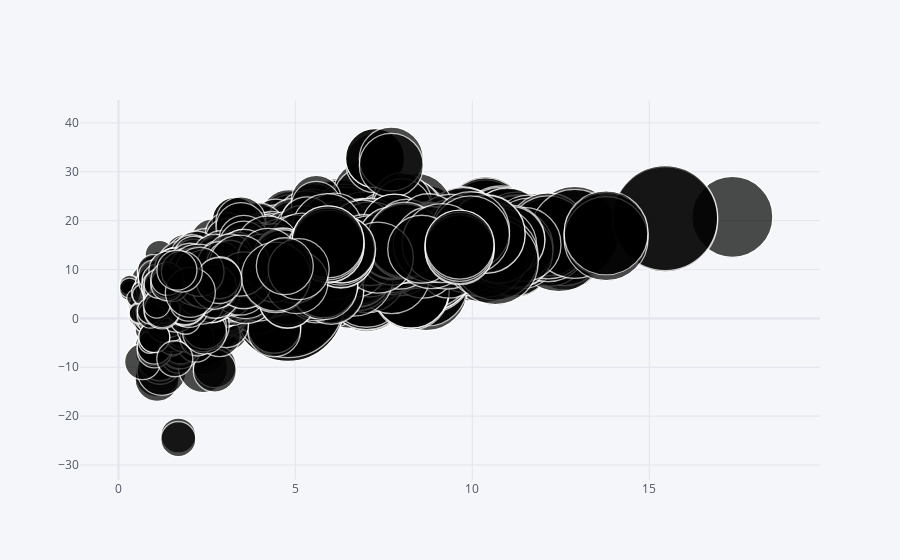

Write notebook code for a chart like this one.
### Code cell
df.iplot(kind = 'bubble', x = 'price_book_ratio', y ='fund_return_10years',size ='price_earnings_ratio')

### Figure 1 — Plotly figure (JSON) as saved in the notebook; plotly's stock layout.template omitted (floating-point values rounded to 4 significant figures; data arrays with more than 128 entries replaced by an {"elided": "..."} marker saying what was removed)
{"data": [{"marker": {"color": ["rgb(255, 153, 51)", "rgb(55, 128, 191)", "rgb(50, 171, 96)", "rgb(128, 0, 128)", "rgb(219, 64, 82)", "rgb(0, 128, 128)", "rgb(255, 255, 51)", "rgb(128, 128, 0)", "rgb(251, 128, 114)", "rgb(128, 177, 211)"], "line": {"width": 1.3}, "size": {"elided": "8080 int values"}, "symbol": "circle"}, "mode": "markers", "text": "", "type": "scatter", "x": {"elided": "8080 float values"}, "y": {"elided": "8080 float values"}}], "layout": {"autosize": true, "legend": {"bgcolor": "#F5F6F9", "font": {"color": "#4D5663"}}, "paper_bgcolor": "#F5F6F9", "plot_bgcolor": "#F5F6F9", "title": {"font": {"color": "#4D5663"}}, "xaxis": {"autorange": true, "gridcolor": "#E1E5ED", "range": [-1.002, 19.53], "showgrid": true, "tickfont": {"color": "#4D5663"}, "title": {"font": {"color": "#4D5663"}, "text": ""}, "type": "linear", "zerolinecolor": "#E1E5ED"}, "yaxis": {"autorange": true, "gridcolor": "#E1E5ED", "range": [-50.88, 71.08], "showgrid": true, "tickfont": {"color": "#4D5663"}, "title": {"font": {"color": "#4D5663"}, "text": ""}, "type": "linear", "zerolinecolor": "#E1E5ED"}}}
